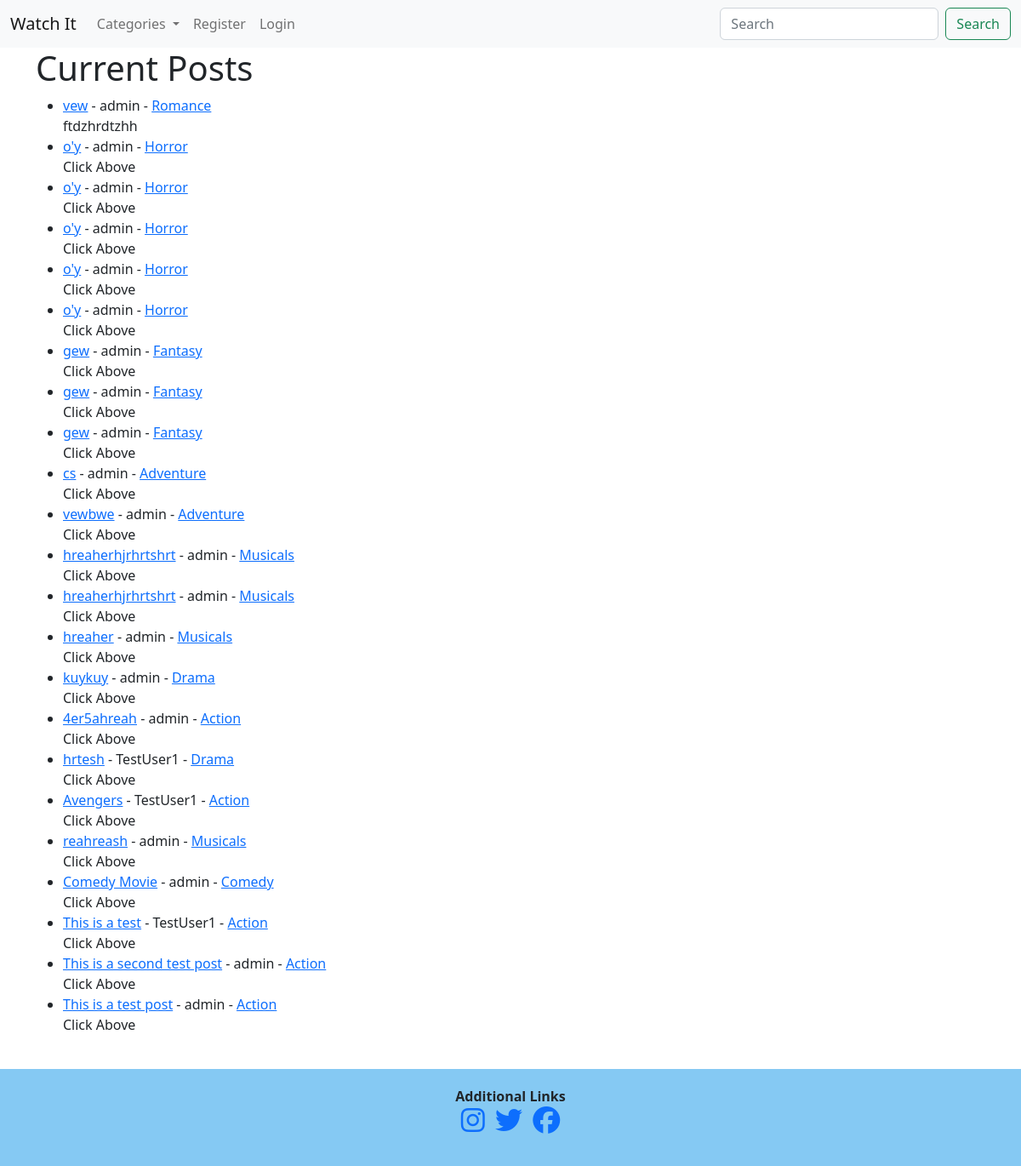
The app's page /, older data.
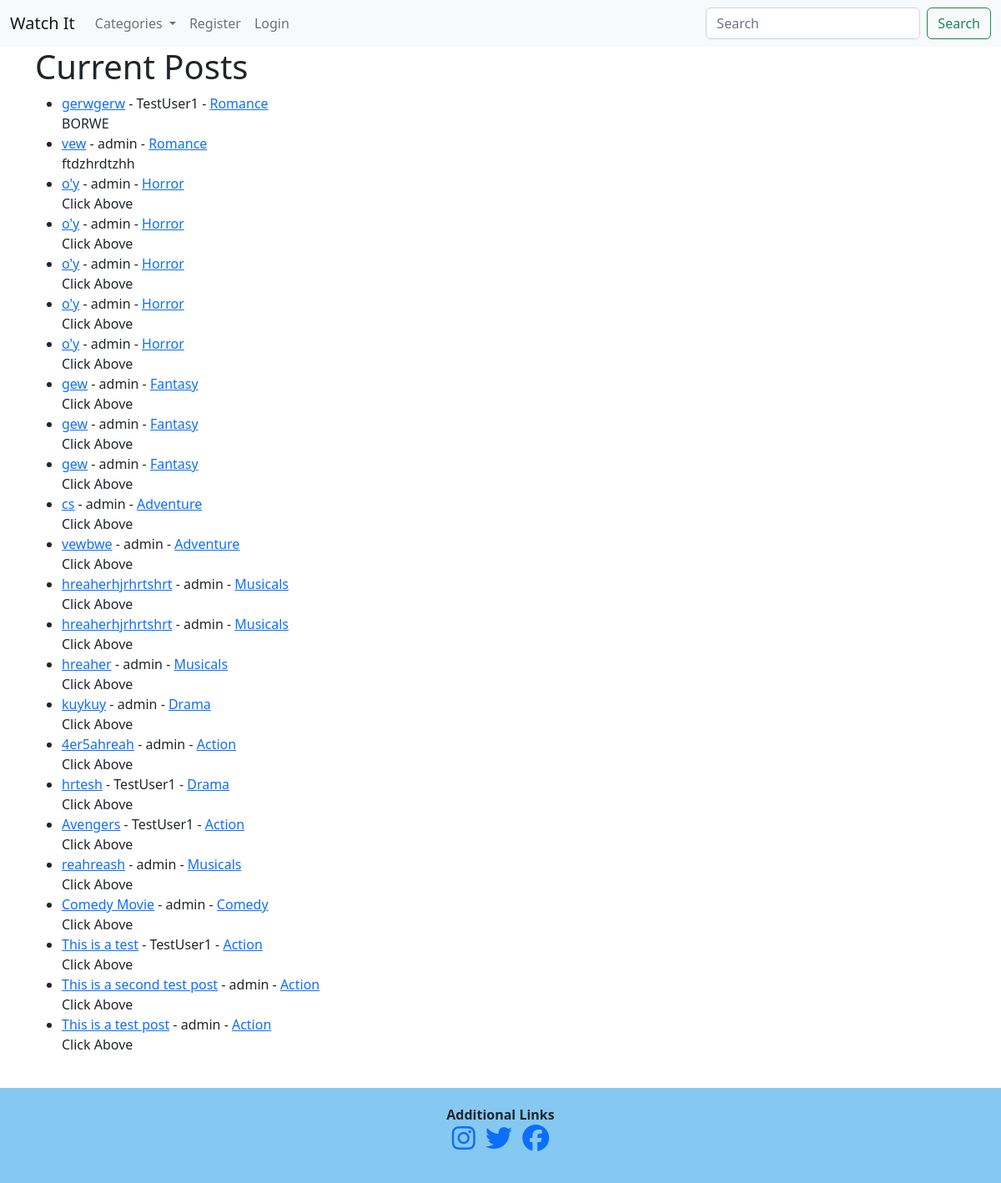
The same page, newer data.
### watchit/models.py (models this page shows, shortened)
class Post(models.Model):
    title = models.CharField(max_length=255)
    title_tag = models.CharField(max_length=255)
    author = models.ForeignKey(User, on_delete=models.CASCADE)
    """This will delete all of users' posts"""
    body = RichTextField(blank=True, null=True)
    post_date = models.DateField(auto_now_add=True)
    category = models.CharField(max_length=255, default='Action')
    snippet = models.CharField(max_length=255, default='Click Above')
    likes = models.ManyToManyField(User, related_name='blog_posts')

### watchit/views.py (the view)
# urls.py: path('', HomeView.as_view(), name="home"),
class HomeView(ListView):
    model = Post
    template_name = 'home.html'
    """This view will show all the posts since we passed in
    listview"""
    category = Category.objects.all()
    ordering = ['-id']
    def get_context_data(self, *args, **kwargs):
        category_menu = Category.objects.all()
        context = super(HomeView, self).get_context_data(*args, **kwargs)
        context["category_menu"] = category_menu
        return context

### watchit/models.py (called while the page is built)
    def __str__(self):
        return self.name

### watchit/templates/home.html
{% extends 'base.html' %}
{% block content %}
<h1>Current Posts</h1>
{% if user.is_authenticated %}
        <ul>
        {% for Post in object_list %}
            {% if user.id == Post.author.id %}
                <li><a href="{% url 'movie-detail' Post.pk %}">{{ Post.title }}</a> - {{ Post.author }} - <a href="{% url 'category' Post.category %}">{{ Post.category }}</a> - <a href="{% url 'edit-movie' Post.pk %}">Edit Movie</a> <br/>
                {{ Post.snippet|slice:":200" }}</li>
            {% else %}
                <li><a href="{% url 'movie-detail' Post.pk %}">{{ Post.title }}</a> - {{ Post.author }} - <a href="{% url 'category' Post.category %}">{{ Post.category }}</a><br/>
                {{ Post.snippet|slice:":200" }}</li>
            {% endif %}
        {% endfor %}
        </ul>
{% else %}
        <ul>
        {% for Post in object_list %}
            <li><a href="{% url 'movie-detail' Post.pk %}">{{ Post.title }}</a> - {{ Post.author }} - <a href="{% url 'category' Post.category %}">{{ Post.category }}</a><br/>
            {{ Post.snippet|slice:":200" }}</li>
        {% endfor %}
        </ul>
{% endif %}
</small> <br/>
 {% endblock %}

### watchit/templates/base.html (shortened to what this page needs)
{% load static %}
<!doctype html>
<html lang="en">
<head>
    <link href="https://cdn.jsdelivr.net/npm/bootstrap@5.2.2/dist/css/bootstrap.min.css" rel="stylesheet">
    <link rel="stylesheet" href="{% static 'style.css' %}">
    </head>
<body>
    <nav class="navbar navbar-expand-lg bg-light">
        <div class="container-fluid">
          <a class="navbar-brand" href="{% url 'home' %}">Watch It</a>
          <div class="collapse navbar-collapse" id="navbarSupportedContent">
            <ul class="navbar-nav me-auto mb-2 mb-lg-0">
              <li class="nav-item dropdown">
                <a class="nav-link dropdown-toggle" href="#" id="navbarDropdown" role="button" data-toggle="dropdown" aria-haspopup="true" aria-expanded="false">
                  Categories
                </a>
              </li>
              {% if user.is_authenticated %}
              <li class="nav-item">
                <a class="nav-link" href="{% url 'add-movie' %}">Add Movie</a>
              </li>
              <li class="nav-item">
                <a class="nav-link" href="{% url 'edit_profile' %}">Edit Profile</a>
              </li>
              <li class="nav-item">
                <a class="nav-link" href="{% url 'logout' %}">Logout</a>
              </li>
              {% else %}
              <li class="nav-item">
                <a class="nav-link" href="{% url 'registration' %}">Register</a>
              </li>
              <li class="nav-item">
                <a class="nav-link" href="{% url 'login' %}">Login</a>
              </li>
              {% endif %}
            </ul>
            <form class="d-flex" role="search">
              <input class="form-control me-2" type="search" placeholder="Search" aria-label="Search">
              <button class="btn btn-outline-success" type="submit">Search</button>
            </form>
          </div>
        </div>
      </nav>
    <div class="container">
    {% block content %}
    {% endblock %}
    </div>
    <section id="section-contact">
        <div class="container-fluid">
            <div class="justify-content-center">
                <div class="col-md-12 text-center">
                    <strong>Additional Links</strong>
                    <div class="col-md-12 d-flex justify-content-center">
                    <ul class="list-unstyled">
                        <li class="list-inline-item">
                          <a href="https://www.instagram.com/?hl=en" target="_blank"><i class="fab fa-instagram fa-2x"></i></a>
                      </li>
                      <li class="list-inline-item">
                          <a href="ttps://twitter.com/" target="_blank"><i class="fab fa-twitter fa-2x"></i></a>
                      </li>
                      <li class="list-inline-item">
                          <a href="https://www.facebook.com/" target="_blank"><i class="fab fa-facebook fa-2x"></i></a>
                      </li>
                      </ul>
                    </div>
                </div>
            </div>
        </div>
    </section>
</body>
</html>

### watchit/static/style.css (style rules this page uses)
body { word-wrap: break-word; }
#section-contact { background-color: rgba(52, 165, 235, .6)!important; padding: 20px; }

Row changes from the older to the newer data that the page shows:
added Post: title "gerwgerw", author "TestUser1", category "Romance", snippet "BORWE"
